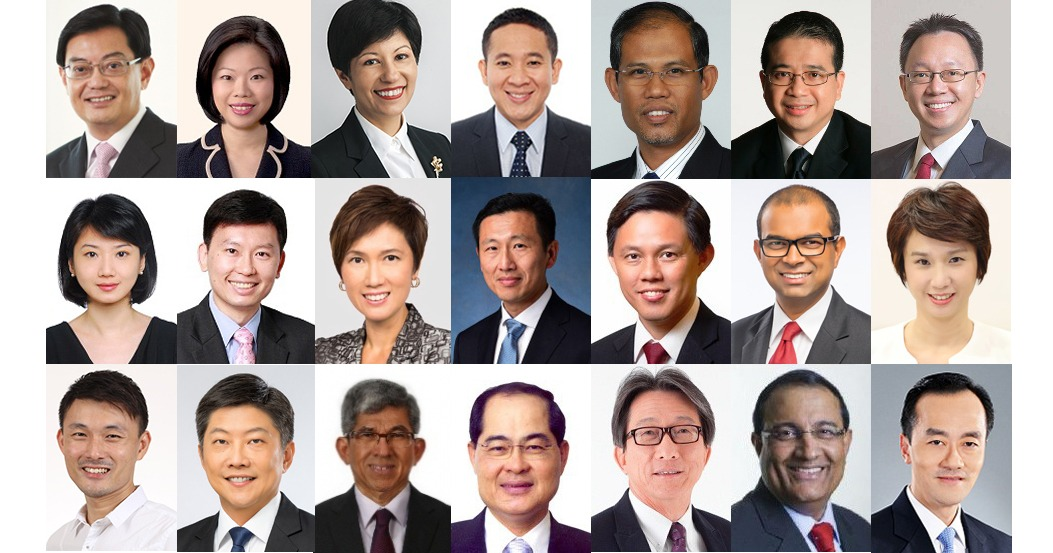
#> input picture singapourcabinet.jpg, 1053 x 553 px
$ python -i cv.py   (imports and definitions only)
#> lines starting #> are read from the running program, lines starting #| are printed output that depends on the picture; after the words box and inside, x2 and y2 are one past the last pixel; in counts of white or black regions, pixels touching at a corner belong together
#> further down, picture is the input picture: shape (553, 1053, 3); mean B, G, R 154.7, 159.2, 173.5
import streamlit as st
import cv2
import numpy as np
from PIL import Image

# ---------------------
# Image Processing Functions
# ---------------------

def load_image(image_file):
    image = Image.open(image_file)
    return np.array(image)  # Returns RGB array by default

def convert_bgr_to_rgb(image):
    return cv2.cvtColor(image, cv2.COLOR_BGR2RGB)

# [12 lines left out: functions face_detection, edge_detection, not called in this run]

def grayscale(image):
    return cv2.cvtColor(image, cv2.COLOR_BGR2GRAY)

def blur(image):
    return cv2.GaussianBlur(image, (15, 15), 0)

# [4 lines left out: function threshold, not called in this run]

def contour_detection(image):
    gray = cv2.cvtColor(image, cv2.COLOR_BGR2GRAY)
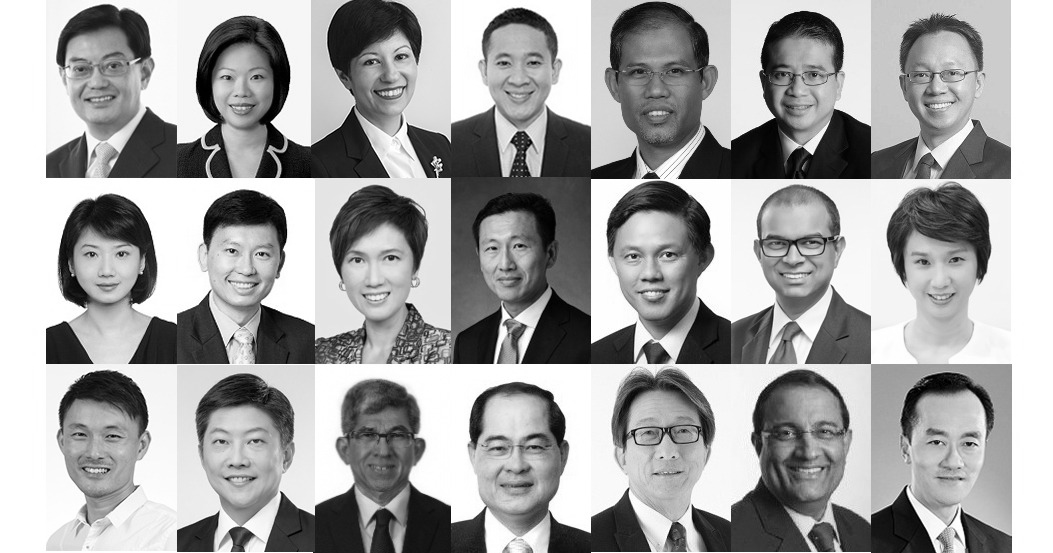
#> gray: shape (553, 1053); min 0, max 255, mean 163
    _, thresh = cv2.threshold(gray, 127, 255, cv2.THRESH_BINARY)
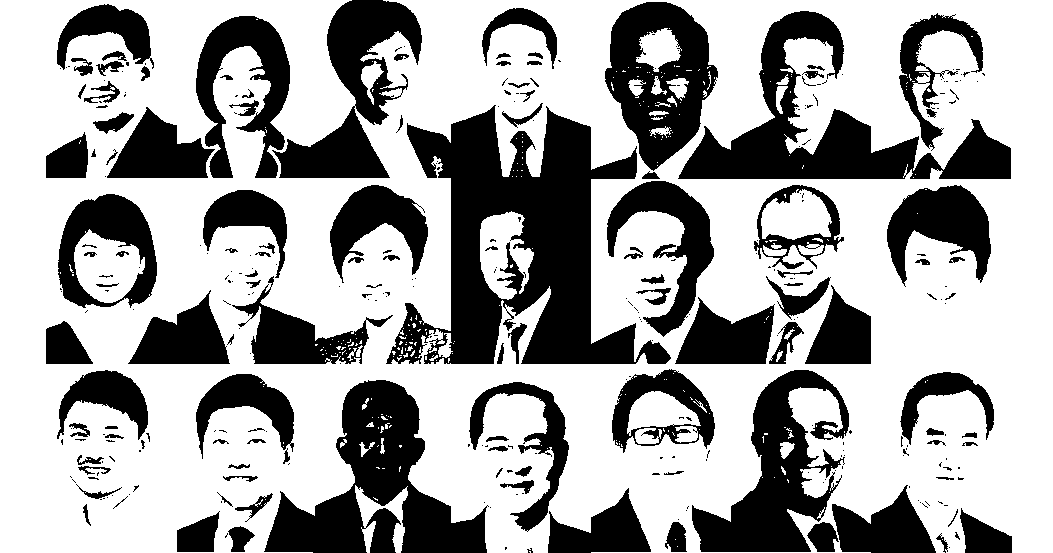
#> thresh: shape (553, 1053); 65.4% white; 331 black regions (211 under 20 px)
    contours, _ = cv2.findContours(thresh, cv2.RETR_TREE, cv2.CHAIN_APPROX_SIMPLE)
#> contours = 860 contours, 691 with area under 20; largest, box (x1, y1, x2, y2) and area: (0, 0, 1053, 553) 545562, (385, 104, 672, 365) 37560, (677, 10, 1012, 180) 18106, (604, 1, 719, 172) 13062, (691, 369, 850, 553) 12952
    cv2.drawContours(image, contours, -1, (0, 255, 0), 2)
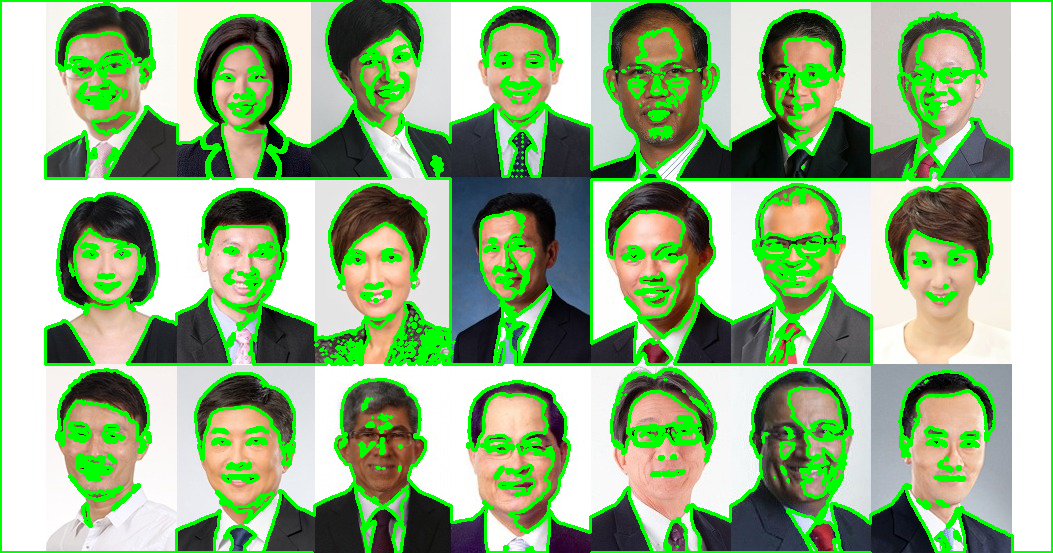
#> image: shape (553, 1053, 3); 16.59% of pixels changed, all inside (x1, y1, x2, y2) = (0, 0, 1053, 553)
    return convert_bgr_to_rgb(image)

def sharpen(image):
    kernel = np.array([[0, -1, 0], [-1, 5, -1], [0, -1, 0]])
    return convert_bgr_to_rgb(cv2.filter2D(image, -1, kernel))

def emboss(image):
    kernel = np.array([[-2, -1, 0], [-1, 1, 1], [0, 1, 2]])
    return convert_bgr_to_rgb(cv2.filter2D(image, -1, kernel))

# [6 lines left out: function cartoonize, not called in this run]

def invert(image):
    return convert_bgr_to_rgb(cv2.bitwise_not(image))

# [61 lines left out: functions process_image, main, not called in this run]

# [1 line not run here, left out]

>>> import cv2
>>> picture = cv2.imread('singapourcabinet.jpg')
>>> result = contour_detection(picture)
